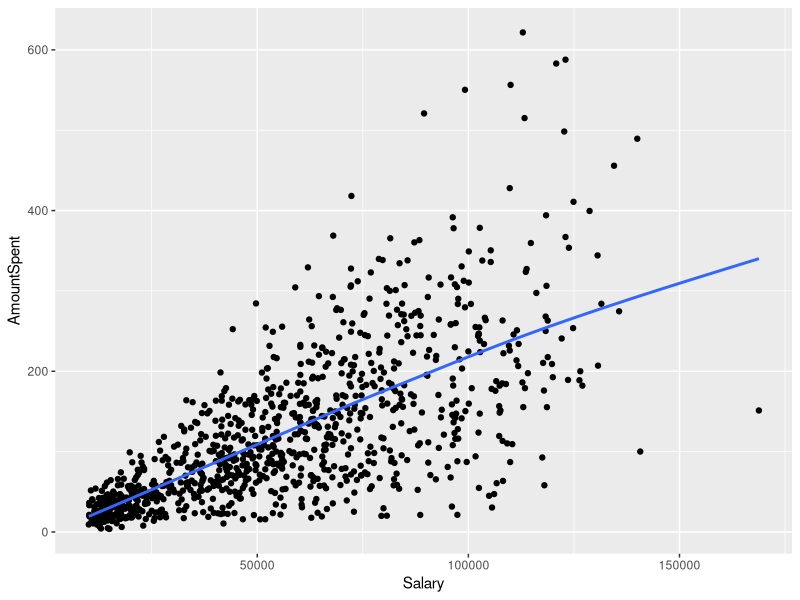

The R script that drew this image:
## ---- chunk 1
knitr::opts_chunk$set(echo = TRUE)

## ---- chunk 2
library(readr)
dirmkt <- read_csv("direct_marketing.csv")
## ---- chunk 3
dirmkt$Age <- factor(dirmkt$Age, levels = c("Old", "Middle", "Young"))
dirmkt$Gender <- factor(dirmkt$Gender, levels = c("Female", "Male"))
dirmkt$OwnHome <- factor(dirmkt$OwnHome, levels = c("Own", "Rent"))
dirmkt$Married <- factor(dirmkt$Married, levels = c("Single", "Married"))
dirmkt$Location <- factor(dirmkt$Location, levels = c("Far", "Close"))
dirmkt$History <- factor(dirmkt$History, levels = c("High", "Low", "Medium", "None"))


## ---- chunk 4
head(dirmkt)
## ---- chunk 5
gender_vector <- c("Male", "Female", "Female", "Male", "Male")
class(gender_vector)
## ---- chunk 6
factor_gender_vector <-factor(gender_vector)
class(factor_gender_vector)
## ---- chunk 7
color_vector <- c('blue', 'red', 'green', 'white', 'black', 'yellow')
## ---- chunk 8
factor_color <- factor(color_vector)

factor_color
## ---- chunk 9
library(ggplot2)

ggplot(dirmkt, aes(x= Salary, y=AmountSpent)) + geom_point() +
  scale_colour_hue(l=50) + # Use a slightly darker palette than normal
  geom_smooth(method='auto',   # Add linear regression lines
              se=FALSE,    # Don't add shaded confidence region
              fullrange=TRUE) # Extend regression lines

## ---- chunk 10
data.frame(dirmkt[1:10,c('Age','Salary','AmountSpent')])
## ---- chunk 11
dirmkt$AgeMid <- ifelse(dirmkt$Age == "Middle", 1, 0)
dirmkt$AgeOld <- ifelse(dirmkt$Age == "Old", 1, 0)

head(dirmkt[,c('Age','AgeMid','AgeOld')])
## ---- chunk 12
model_1<-lm(AmountSpent~AgeMid+AgeOld,data=dirmkt)
summary(model_1)
## ---- chunk 13
lm(AmountSpent ~ Age, data=dirmkt)
## ---- chunk 14
model_2<-lm(AmountSpent~Salary+AgeMid+AgeOld,data=dirmkt)
summary(model_2)
## ---- chunk 15
dirmkt$Far<-ifelse(dirmkt$Location=='Far',1,0)
dirmkt$SalaryFar<-(dirmkt$Salary)*(dirmkt$Far)
model_3<-lm(AmountSpent~Salary+Far+SalaryFar,data=dirmkt)
summary(model_3)
